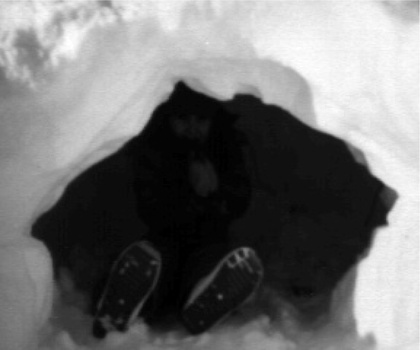
%> input picture test22.JPG, 420 x 350 px, shrunk from 2271 x 1891 before the run
$ octave report3_topic1.m   (GNU Octave 9; MATLAB toolbox functions it lacks are replaced by stand-ins)
%> lines starting %> are read from the running program, lines starting %| are printed output that depends on the picture
%% Github: https://github.com/sniller27/22055_Report3
%% clear
clear; clc; close all; % Clear workspace and figures

%% 1.b)
Im = imread('test22.jpg');
%> Im is the input picture: size 350x420x3 uint8; min 0, max 255, mean 115.2

% doesn't seem to be the right len_y, but still looks good?
[len_x, len_y] = size(Im);
%> len_x = 350; len_y = 1260
P = len_x*len_y;
%> P = 441000
% P = numel(I); % same

% P = size(Im,1)*size(Im,2); % I WOULD EXPECT IT TO BE THIS ONE, BUT IT DOESN'T LOOK GOOD.

%% histograms (normalized and non-normalized)
% [14 lines of commented-out code are left out]

%% 1.b) Manual histogram equalization
[counts, binLocations] = imhist(Im);
%> counts = 256 values, max 17796 at index 21, min 54 at index 256, mean 1722.7; binLocations = 256 values from 0 to 255
cdf = cumsum(counts./P);
%> cdf = 256 values from 0.00576 to 1

% never used
% min_cdf = min(cdf);
% depth = 1;
% result = round((cdf-min_cdf)/(P-min_cdf)*(depth-1));

L = 256;
g = floor((L-1)*cdf); % 1. way
%> g = 256 values from 1 to 254
g1 = ceil(L*cdf)-1; % 2. way
%> g1 = 256 values from 1 to 255
[J,T] = histeq(Im); % 3. way
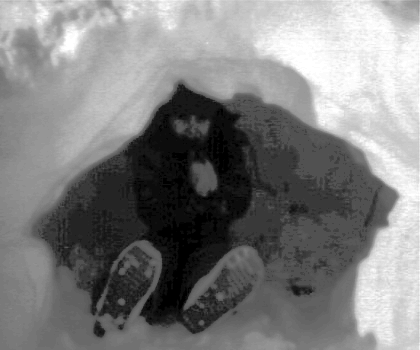
%> J: size 350x420x3 uint8; min 0, max 255, mean 127
%> T = 256 values from 0 to 1

% Transformation curves
figure;
sgtitle('Transformation curves');
subplot(4,1,1);
%stem(binLocations, cdf, 'Marker', 'none'); % normalized
plot(binLocations, cdf);
title('normalized');
subplot(4,1,2);
%stem(g, 'Marker', 'none');
plot(g);
title('non-normalized 1');
subplot(4,1,3);
%stem(g1, 'Marker', 'none');
plot(g1);
title('non-normalized 2');
subplot(4,1,4);
%stem((0:255)/255,T, 'Marker', 'none');
plot((0:255)/255, T);
title('via histeq function');
%> figure, not shown here; panel 1: curve peaks at x = 255, y = 1; panel 2: curve peaks at x = 250, y = 254; panel 3: curve peaks at x = 250, y = 255; panel 4: curve peaks at x = 0.973, y = 1

Im2 = Im+1;
g_u = g(Im2);
im_equalized = uint8(g_u);

% Images
figure;
sgtitle('Image enhancements');
subplot(3,1,1);
imshow(Im);
title('Original image');
subplot(3,1,2);
imshow(im_equalized);
title('histogram equalization (manual)');
subplot(3,1,3);
imshow(histeq(Im));
title('histogram equalization (histeq function)');

% Histograms
figure;
sgtitle({['Image histograms'], ['']}); % overlaps with subplot titles due to imhist() functions
subplot(3,1,1);
imhist(Im);
title('Original image');
subplot(3,1,2);
imhist(im_equalized);
title('histogram equalization (manual)');
subplot(3,1,3);
imhist(histeq(Im));
title('histogram equalization (histeq function)');
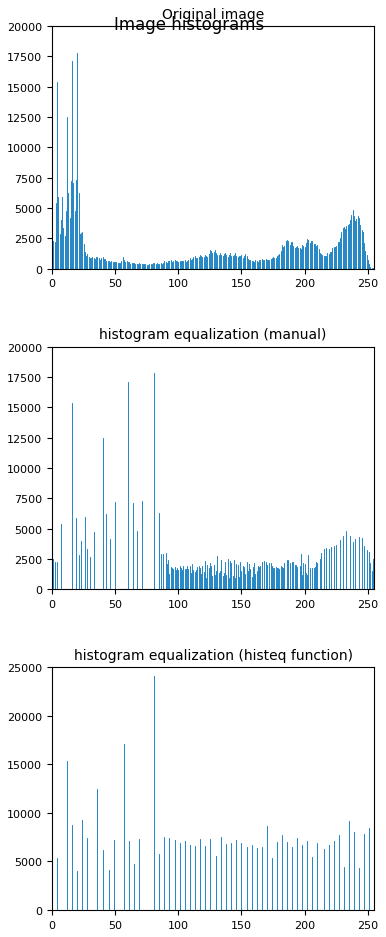
%> figure redrawn from the program's plot data, 3 panels; panel 1: highest point at x = 20, y = 17796; panel 2: highest point at x = 81, y = 17796; panel 3: highest point at x = 81, y = 24072

%% 1.b) Histogram equalization (Even more manual...but slower) (https://www.imageeprocessing.com/2011/04/matlab-code-histogram-equalization.html)
Im = imread('test22.jpg');

numofpixels=size(Im,1)*size(Im,2);
%> numofpixels = 147000

% declare vectors
im_matrix = uint8(zeros(size(Im,1),size(Im,2)));
freq=zeros(256,1);
probf=zeros(256,1);
probc=zeros(256,1);
cum=zeros(256,1);
output=zeros(256,1);

%freq counts the occurrence of each pixel value.
%The probability of each occurrence is calculated by probf.
for i=1:size(Im,1)
    for j=1:size(Im,2)

        value=Im(i,j);

        freq(value+1)=freq(value+1)+1; % non-normalized
        probf(value+1)=freq(value+1)/numofpixels; % normalized

    end
end
%> after the loop, freq = 256 values, max 5932 at index 21, min 0 at index 256, mean 574.2; probf = 256 values, max 0.0404 at index 21, min 0 at index 256, mean 0.00391

sum=0;
no_bins=255;

%The cumulative distribution probability is calculated.
for i=1:size(probf)

   sum=sum+freq(i);

   cum(i)=sum; % non-normalized
   probc(i)=cum(i)/numofpixels; % normalized
   output(i)=round(probc(i)*no_bins); % according to book

end
%> this loop made 256 passes
%> sum on passes 1 to 3: 846, 1607, 2348
%> after the loop, cum = 256 values from 846 to 147000; output = 256 values from 1 to 255; probc = 256 values from 0.00576 to 1; sum = 147000

% overfører alle bits med +1 (?)
for i=1:size(Im,1)
    for j=1:size(Im,2)

        im_matrix(i,j)=output(Im(i,j)+1);

    end
end

% Transformation curves
figure;
sgtitle('Transformation curves');
subplot(4,1,1);
%stem(binLocations, cdf, 'Marker', 'none'); % normalized
plot(binLocations, cdf);
title('Normalized method 1');
subplot(4,1,2);
%stem(cum, 'Marker', 'none');
plot(cum);
title('Non-normalized method 2');
subplot(4,1,3);
%stem(probc, 'Marker', 'none');
plot(probc);
title('Normalized method 2');
subplot(4,1,4);
%stem(output, 'Marker', 'none');
plot(output);
title('Corrected method 2');
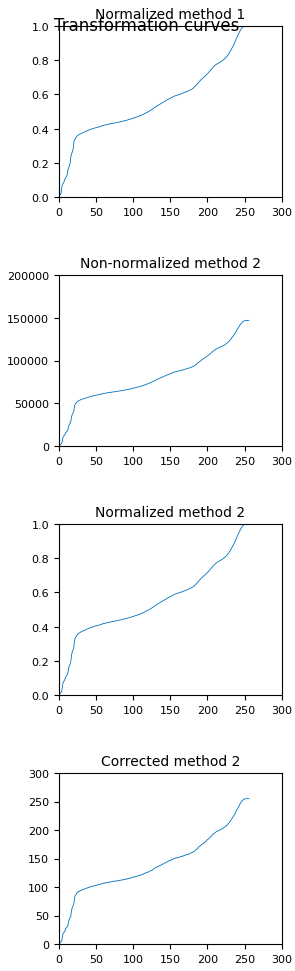
%> figure redrawn from the program's plot data, 4 panels; panel 1: curve peaks at x = 255, y = 1; panel 2: curve peaks at x = 255, y = 147000; panel 4: curve peaks at x = 251, y = 255

% Images
figure;
sgtitle('Image enhancements');
subplot(2,1,1);
imshow(im_equalized);
title('Equalized image 1');
subplot(2,1,2);
imshow(im_matrix);
title('Equalized image 2');

% Histograms
figure;
sgtitle('Histograms');
subplot(2,1,1);
imhist(im_equalized);
title('Equalized image 1');
subplot(2,1,2);
imhist(im_matrix);
title('Equalized image 2');
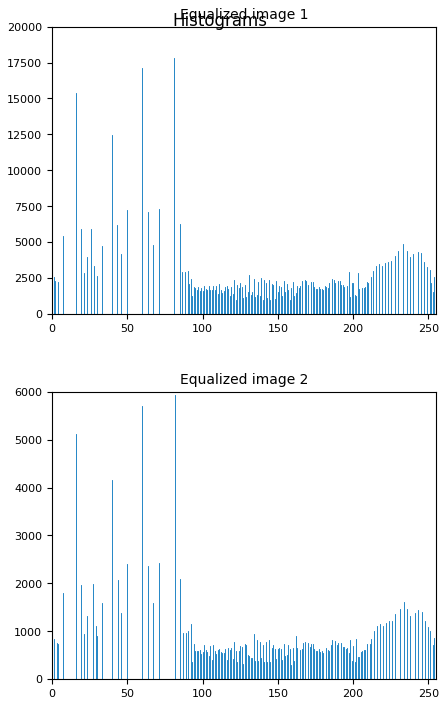
%> figure redrawn from the program's plot data, 2 panels; panel 1: highest point at x = 81, y = 17796; panel 2: highest point at x = 82, y = 5932

%% 1.c)
% setup
folder_path = 'biomedical_images_cp4\';
% henter alle billeder
images = dir(fullfile(folder_path, '*.tif'));
% numel = er antal af billeder
images_count = numel(images);

% % read first image (1) via path
% img = imread(fullfile(images(1).folder, images(1).name));
% % kan testes via imshow()
% imshow(img);

rows = 4;
columns = 4;

figure;
sgtitle('Thresholding of biomedical images');
for i=1:images_count

    img = imread(fullfile(images(i).folder, images(i).name)); % read image
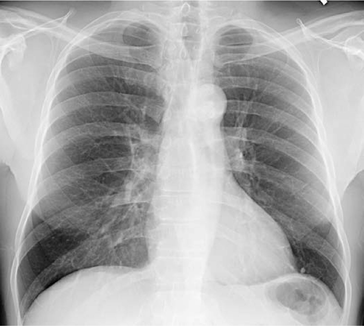
%> input picture biomedical_images_cp4/chest_image.tif, 364 x 326 px, shrunk from 1970 x 1762 before the run
%> img is the input picture: size 326x364 uint8; min 0, max 255, mean 170.8

    if (i == 1)
        subplot(rows,columns,1);
    else
        subplot(rows,columns,i+i-1);
    end

    imshow(img); % plot original image
    title('Original')

    subplot(rows,columns,i+i);
    Im2 = im_equalization(img);
%> in im_equalization, `[counts, binLocations] = imhist(Im);`: counts = 256 values, max 1822 at index 213, min 0 at index 3, mean 463.5; binLocations = 256 values from 0 to 255
%> in im_equalization, `cdf = cumsum(counts./P);`: cdf = 256 values from 1.69e-05 to 1
%> in im_equalization, `g = floor((L-1)*cdf);`: g = 256 values from 0 to 254
%> in im_equalization, `g_u = g(Im2);`:
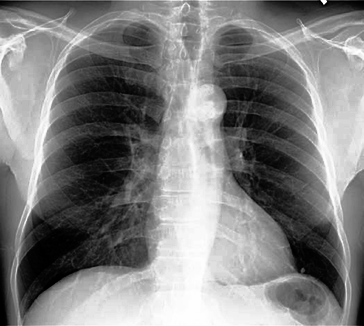
%> g_u: size 326x364 double; min 0, max 254, mean 127.9
    imshow(Im2); % plot histogram equalized images
    title('Histogram equalized')
end
%> pass 2 of the loop `for i=1:images_count`:
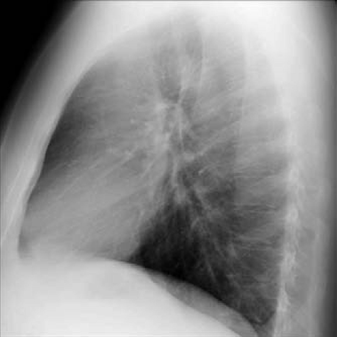
%> input picture biomedical_images_cp4/chest_image_side.tif, 337 x 337 px, shrunk from 1824 x 1824 before the run
%> img is the input picture: size 337x337 uint8; min 0, max 253, mean 143.2
%> in im_equalization (call 2), `[counts, binLocations] = imhist(Im);`: counts = 256 values, max 2781 at index 2, min 0 at index 255, mean 443.6
%> in im_equalization (call 2), `cdf = cumsum(counts./P);`: cdf = 256 values from 0.00302 to 1
%> in im_equalization (call 2), `g = floor((L-1)*cdf);`: g = 256 values from 0 to 255
%> in im_equalization (call 2), `g_u = g(Im2);`:
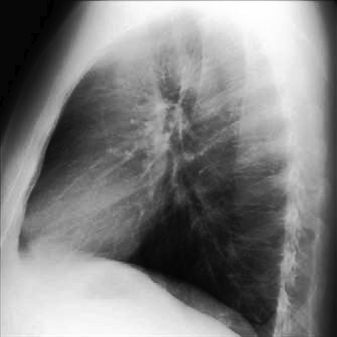
%> g_u: size 337x337 double; min 0, max 255, mean 127.7
%> pass 3 of the loop `for i=1:images_count`:
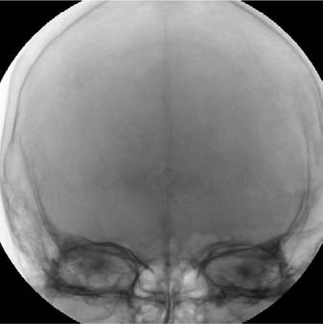
%> input picture biomedical_images_cp4/head_of_patient.tif, 323 x 324 px, shrunk from 1748 x 1752 before the run
%> img is the input picture: size 324x323 uint8; min 0, max 255, mean 123.9
%> in im_equalization (call 3), `[counts, binLocations] = imhist(Im);`: counts = 256 values, max 7680 at index 2, min 3 at index 26, mean 408.8
%> in im_equalization (call 3), `cdf = cumsum(counts./P);`: cdf = 256 values from 0.00855 to 1
%> in im_equalization (call 3), `g = floor((L-1)*cdf);`: g = 256 values from 2 to 254
%> in im_equalization (call 3), `g_u = g(Im2);`:
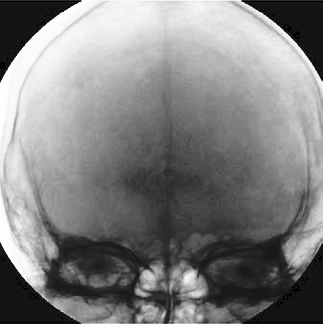
%> g_u: size 324x323 double; min 2, max 254, mean 128.4

% TRANSFORMATION CURVES
L = 256;

rows = 4;
columns = 2;

figure;
sgtitle('Transformation curves of biomedical images');
for i=1:images_count

    img = imread(fullfile(images(i).folder, images(i).name)); % read image
    [counts, binLocations] = imhist(img);
%> counts = 256 values, max 1822 at index 213, min 0 at index 3, mean 463.5

    [len_x, len_y] = size(Im);
    P = len_x*len_y;

    cdf = cumsum(counts./P);
%> cdf = 256 values from 4.54e-06 to 0.269

    g = floor((L-1)*cdf); % 1. way
%> g = 256 values from 0 to 68

    subplot(rows,columns,i);
    Im2 = im_equalization(img);
    plot(g); % plot histogram equalized images
    title('Transformation curve')
    xlim([0 256]);
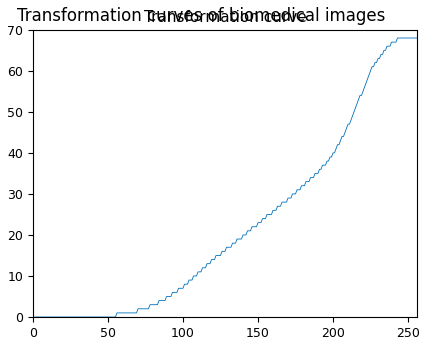
%> figure redrawn from the program's plot data; curve peaks at x = 243, y = 68
end
%> pass 2 of the loop `for i=1:images_count`:
%> `[counts, binLocations] = imhist(img);`: counts = 256 values, max 2781 at index 2, min 0 at index 255, mean 443.6
%> `cdf = cumsum(counts./P);`: cdf = 256 values from 0.000778 to 0.258
%> `g = floor((L-1)*cdf);`: g = 256 values from 0 to 65
%> `xlim([0 256]);`:
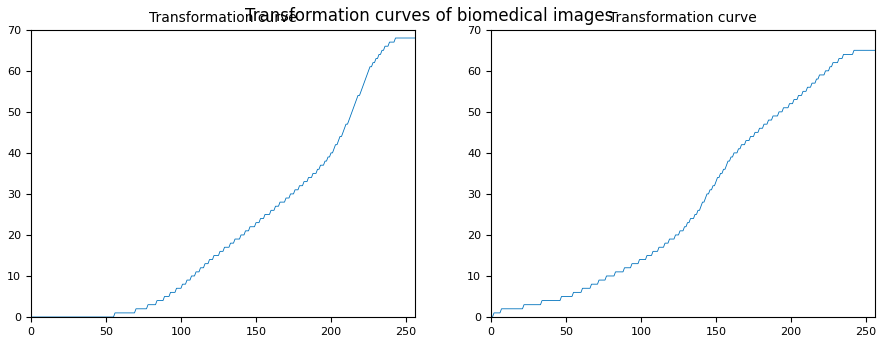
%> figure redrawn from the program's plot data, 2 panels; panel 1: curve peaks at x = 243, y = 68; panel 2: curve peaks at x = 242, y = 65
%> pass 3 of the loop `for i=1:images_count`:
%> `[counts, binLocations] = imhist(img);`: counts = 256 values, max 7680 at index 2, min 3 at index 26, mean 408.8
%> `cdf = cumsum(counts./P);`: cdf = 256 values from 0.00203 to 0.237
%> `g = floor((L-1)*cdf);`: g = 256 values from 0 to 60
%> `xlim([0 256]);`:
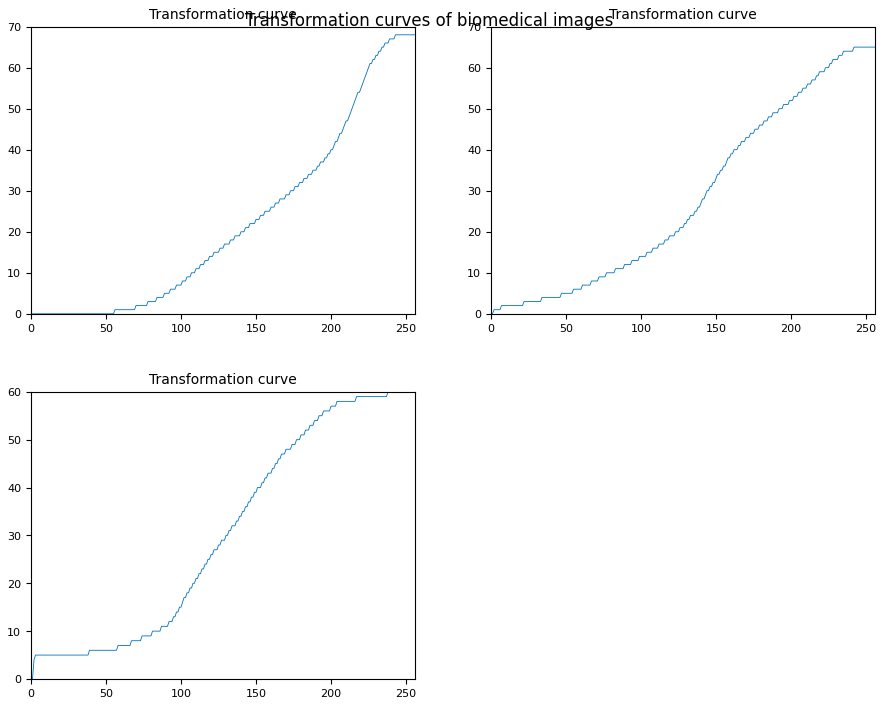
%> figure redrawn from the program's plot data, 3 panels; panel 1: curve peaks at x = 243, y = 68; panel 2: curve peaks at x = 242, y = 65; panel 3: curve peaks at x = 238, y = 60

%% 1.c)
% t = Tiff('biomedical_images_cp4\chest_image.tiff', 'r');
% imageData = read(t);
% imshow(imageData);

% setup
folder_path = 'images_cp3\';
% henter alle billeder
images = dir(fullfile(folder_path, '*.tif'));
% numel = er antal af billeder
images_count = numel(images);

% read first image (1) via path
%img = imread(fullfile(images(1).folder, images(1).name));
% kan testes via imshow()
%imshow(img);
rows = 5;
columns = 2;

figure;
sgtitle('Thresholding of fractured human spine and rice images');
for i=1:images_count

    img = imread(fullfile(images(i).folder, images(i).name)); % read image

    if (i == 1)
        subplot(rows,columns,1);
    else
        subplot(rows,columns,i+i-1);
    end

    imshow(img); % plot original image
    title('Original')

    subplot(rows,columns,i+i);
    Im2 = im_equalization(img);
    imshow(Im2); % plot histogram equalized images
    title('Histogram equalized');
end

% TRANSFORMATION CURVES
L = 256;

rows = 5;
columns = 1;

figure;
sgtitle('Transformation curves of fractured human spine and rice images');
for i=1:images_count

    img = imread(fullfile(images(i).folder, images(i).name)); % read image
    [counts, binLocations] = imhist(img);

    [len_x, len_y] = size(Im);
    P = len_x*len_y;

    cdf = cumsum(counts./P);

    g = floor((L-1)*cdf); % 1. way

    subplot(rows,columns,i);
    Im2 = im_equalization(img);
    plot(g); % plot histogram equalized images
    title('Transformation curve');
    xlim([0 256]);
end

%% 2 a.) read melanoma images (takes some time)
% [16 lines of commented-out code are left out]

%% all grayscales
% [10 lines of commented-out code are left out]

%% all thresholded
% [39 lines of commented-out code are left out]

%%
% [8 lines of commented-out code are left out]

%%
% [21 lines of commented-out code are left out]

%% max-values in histograms
% [5 lines of commented-out code are left out]

%% histograms
% [12 lines of commented-out code are left out]

%% histograms equalized
% [12 lines of commented-out code are left out]

%%
% % setup
% folder_path = 'Melanoma\';
% % henter alle billeder
% images = dir(fullfile(folder_path, '*.jpg'));
%
% img = imread(fullfile(images(1).folder, images(20).name));
% img_grayscale = rgb2gray(img);
% %imshow(img_grayscale);
%
% % imhist => viser 118-181
%
% %T1 = 30; % Lower limit (normal melanoma)
% %T2 = 110; % Upper limit (normal melanoma)
%
% %T1 = 0; % Lower limit (cancer melanoma)
% %T2 = 40; % Upper limit (cancer melanoma)
%
%
% % histogram equalized
% % img_grayscale = histeq(img_grayscale);
%
% T1 = 0; % Lower limit (cancer melanoma)
% T2 = 90; % Upper limit (cancer melanoma)
% %210-255 er lineal
%
% % MARK EDGES
% % [~,threshold] = edge(img_grayscale,'sobel');
% % fudgeFactor = 0.5;
% % img_grayscale = edge(img_grayscale,'sobel',threshold * fudgeFactor);
%
% % figure;
% % imshow(img_grayscale);
%
% binI = (img_grayscale > T1) & (img_grayscale < T2); % thresholding
%
% figure;
% imshow(binI);
%
% %binI = imclearborder(binI,4);
%
% %seD = strel('diamond',1);
% %binI = imerode(binI,seD);
%
% se = strel('disk',3);
% BWe = imopen(binI,se);
%
% se = strel('disk',10);
% BWe = imdilate(BWe,se);
%
% [~,threshold] = edge(BWe,'sobel');
% fudgeFactor = 0.5;
% BWe = edge(BWe,'sobel',threshold * fudgeFactor);
%
% % figure;
% % imshow(BWe);
%
% % labels
% L = bwlabel(BWe,8);
% L1 = label2rgb(L);
%
% imgStats = regionprops(L, 'All');
%
% cellPerimeter = [imgStats.Perimeter];
% cellArea = [imgStats.Area];
%
% %figure, plot(cellPerimeter, cellArea, '.');  xlabel('Perimeter'); ylabel('Area');
%
% % figure, hist([imgStats.Area]); title('Cell Area Histogram');
%
% % idx = find([imgStats.Area] > 1500);
% % %idx = find([imgStats.Area] > 1500 & [imgStats.Area] < 4000);
% %
% %
% % BW2 = ismember(L,idx);
% % figure, imagesc(BW2); axis image; title('Object with area > 200');
% %
%
% % thresholding? => morphological operations?
% % histogram equalization?
% % circularity?

%% histogram equalization function
function [im_equalized] = im_equalization(Im)

    [len_x, len_y] = size(Im);
    P = len_x*len_y;

    [counts, binLocations] = imhist(Im);
    cdf = cumsum(counts./P);

    L = 256;
    g = floor((L-1)*cdf);

    Im2 = Im+1;
    g_u = g(Im2);
    im_equalized = uint8(g_u);

end
